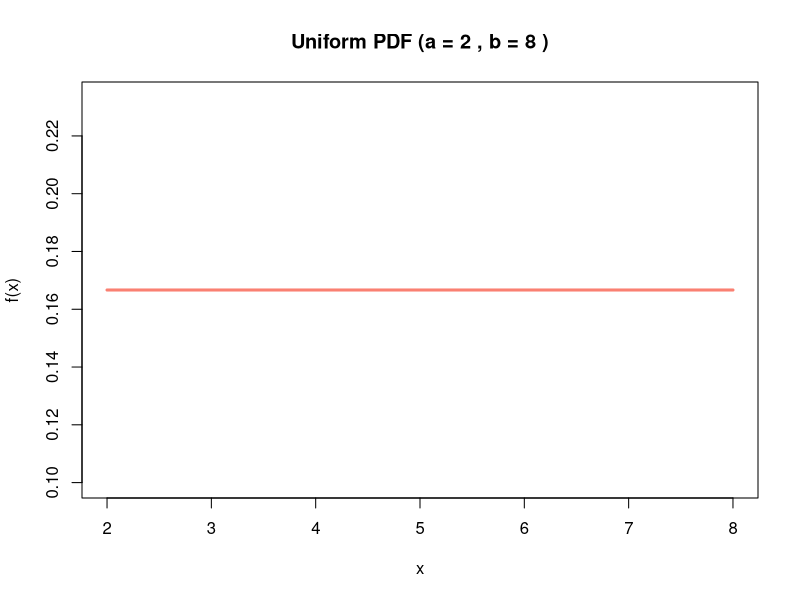
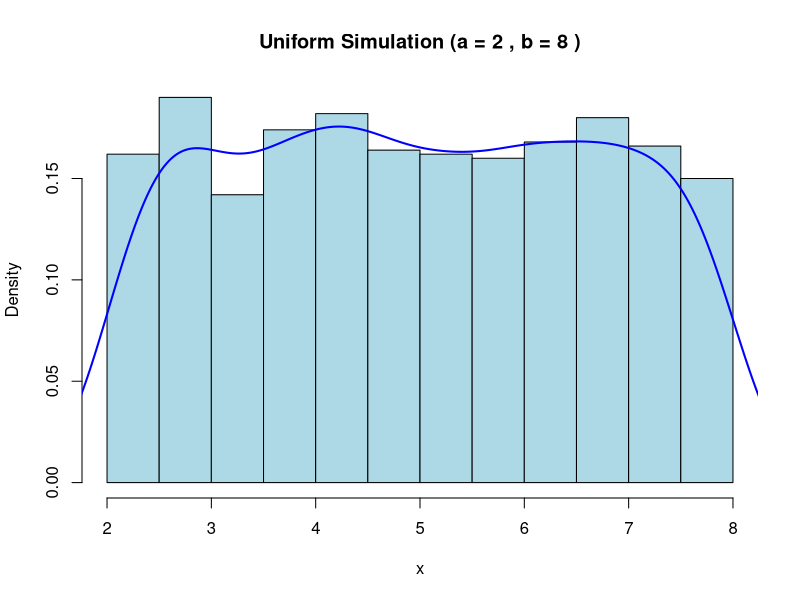
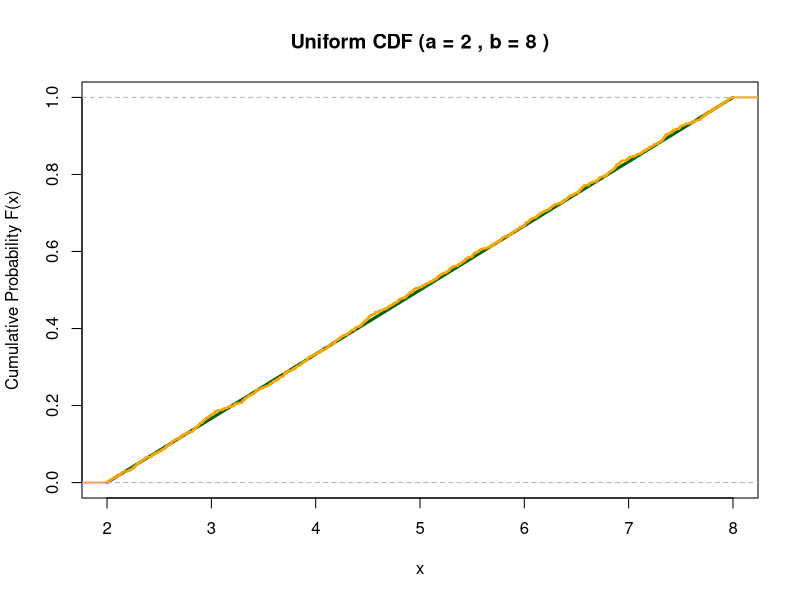

Write R code to recreate these figures, in order.
# Uniform Distribution: continuous distribution between a and b
# X: probability of see x in a uniform distribution

a <- 2
b <- 8
x_vals <- seq(a, b, length.out = 100)

# PDF for Uniform
unif_pdf <- function(a, b, x) {
  ifelse(x >= a & x <= b, 1 / (b - a), 0)
}

# Compute PDF for all x
pdf_vals <- unif_pdf(a, b, x_vals)

# Plot PDF
plot(x_vals, pdf_vals,
  type = "l", lwd = 3, col = "salmon",
  xlab = "x",
  ylab = "f(x)",
  main = paste("Uniform PDF (a =", a, ", b =", b, ")")
)
abline(h = 0, col = "gray")

# Theoretical mean and variance
expected_x <- (a + b) / 2
variance_x <- (b - a)^2 / 12

cat("Expected value:", expected_x, "\n")
cat("Variance:", variance_x, "\n")

# Simulation
set.seed(123)
sim_samples <- runif(n = 1000, min = a, max = b)

# Get density estimation (instead of frequency for continuous)
sim_density <- density(sim_samples)

# Simulation plot
hist(sim_samples,
  freq = FALSE,
  col = "lightblue",
  xlab = "x",
  ylab = "Density",
  main = paste("Uniform Simulation (a =", a, ", b =", b, ")")
)
lines(sim_density, col = "blue", lwd = 2)

cat("\nSimulation results (1000 samples):\n")
cat("Sample mean:", mean(sim_samples), "\n")
cat("Sample variance:", var(sim_samples), "\n")

# CDF Plot (Cumulative Distribution Function)

# Theoretical CDF
unif_cdf <- function(a, b, x) {
  ifelse(x < a, 0,
    ifelse(x > b, 1,
      (x - a) / (b - a)
    )
  )
}
cdf_vals <- unif_cdf(a, b, x_vals)

# Empirical CDF from simulation
ecdf_vals <- ecdf(sim_samples)

# Create CDF plot
plot(x_vals, cdf_vals,
  type = "l", lwd = 3, col = "darkgreen",
  xlab = "x",
  ylab = "Cumulative Probability F(x)",
  main = paste("Uniform CDF (a =", a, ", b =", b, ")"),
  ylim = c(0, 1)
)

# Add empirical CDF (step function)
plot(ecdf_vals,
  col = "orange", lwd = 2,
  add = TRUE, verticals = TRUE, do.points = FALSE
)

# Print some CDF values
cat("\nCDF values at selected points:\n")
selected_x <- seq(a, b, length.out = 5)
for (x in selected_x) {
  cat("P(X ≤", round(x, 2), ") =", round(punif(x, a, b), 4), "\n")
}
